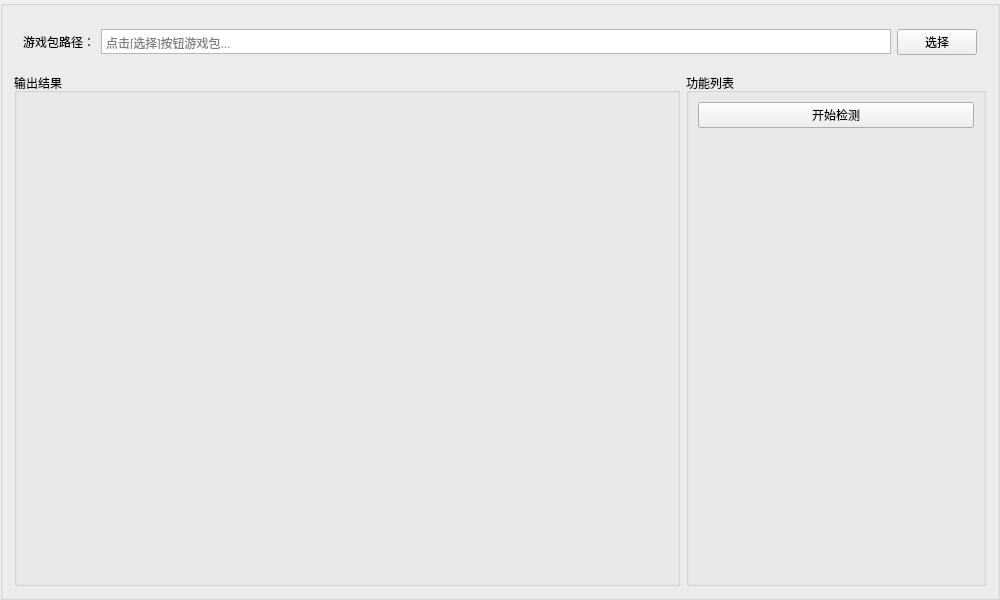
<?xml version="1.0" encoding="UTF-8"?>
<ui version="4.0">
 <class>packageCheckBox</class>
 <widget class="QGroupBox" name="packageCheckBox">
  <property name="geometry">
   <rect>
    <x>0</x>
    <y>0</y>
    <width>1000</width>
    <height>600</height>
   </rect>
  </property>
  <property name="minimumSize">
   <size>
    <width>1000</width>
    <height>600</height>
   </size>
  </property>
  <property name="windowTitle">
   <string>GroupBox</string>
  </property>
  <property name="title">
   <string/>
  </property>
  <layout class="QGridLayout" name="gridLayout_2">
   <item row="1" column="0">
    <widget class="QGroupBox" name="groupBox">
     <property name="title">
      <string>输出结果</string>
     </property>
     <layout class="QVBoxLayout" name="verticalLayout_2">
      <item>
       <widget class="QLabel" name="label">
        <property name="text">
         <string/>
        </property>
        <property name="alignment">
         <set>Qt::AlignLeading|Qt::AlignLeft|Qt::AlignTop</set>
        </property>
       </widget>
      </item>
     </layout>
    </widget>
   </item>
   <item row="1" column="1">
    <widget class="QGroupBox" name="groupBox_5">
     <property name="minimumSize">
      <size>
       <width>300</width>
       <height>0</height>
      </size>
     </property>
     <property name="maximumSize">
      <size>
       <width>300</width>
       <height>16777215</height>
      </size>
     </property>
     <property name="title">
      <string>功能列表</string>
     </property>
     <layout class="QVBoxLayout" name="verticalLayout_3">
      <item>
       <widget class="QPushButton" name="btn_check">
        <property name="text">
         <string>开始检测</string>
        </property>
       </widget>
      </item>
      <item>
       <spacer name="verticalSpacer_2">
        <property name="orientation">
         <enum>Qt::Vertical</enum>
        </property>
        <property name="sizeHint" stdset="0">
         <size>
          <width>20</width>
          <height>40</height>
         </size>
        </property>
       </spacer>
      </item>
     </layout>
    </widget>
   </item>
   <item row="0" column="0" colspan="2">
    <widget class="QWidget" name="widget" native="true">
     <property name="minimumSize">
      <size>
       <width>0</width>
       <height>50</height>
      </size>
     </property>
     <property name="maximumSize">
      <size>
       <width>16777215</width>
       <height>50</height>
      </size>
     </property>
     <layout class="QHBoxLayout" name="horizontalLayout_2">
      <item>
       <widget class="QLabel" name="label_2">
        <property name="text">
         <string>游戏包路径：</string>
        </property>
       </widget>
      </item>
      <item>
       <widget class="QTextEdit" name="textEdit">
        <property name="minimumSize">
         <size>
          <width>0</width>
          <height>25</height>
         </size>
        </property>
        <property name="maximumSize">
         <size>
          <width>16777215</width>
          <height>25</height>
         </size>
        </property>
        <property name="verticalScrollBarPolicy">
         <enum>Qt::ScrollBarAlwaysOff</enum>
        </property>
        <property name="readOnly">
         <bool>true</bool>
        </property>
        <property name="textInteractionFlags">
         <set>Qt::NoTextInteraction</set>
        </property>
        <property name="placeholderText">
         <string>点击[选择]按钮游戏包...</string>
        </property>
       </widget>
      </item>
      <item>
       <widget class="QPushButton" name="pushButton">
        <property name="text">
         <string>选择</string>
        </property>
       </widget>
      </item>
     </layout>
    </widget>
   </item>
  </layout>
 </widget>
 <resources/>
 <connections/>
</ui>
